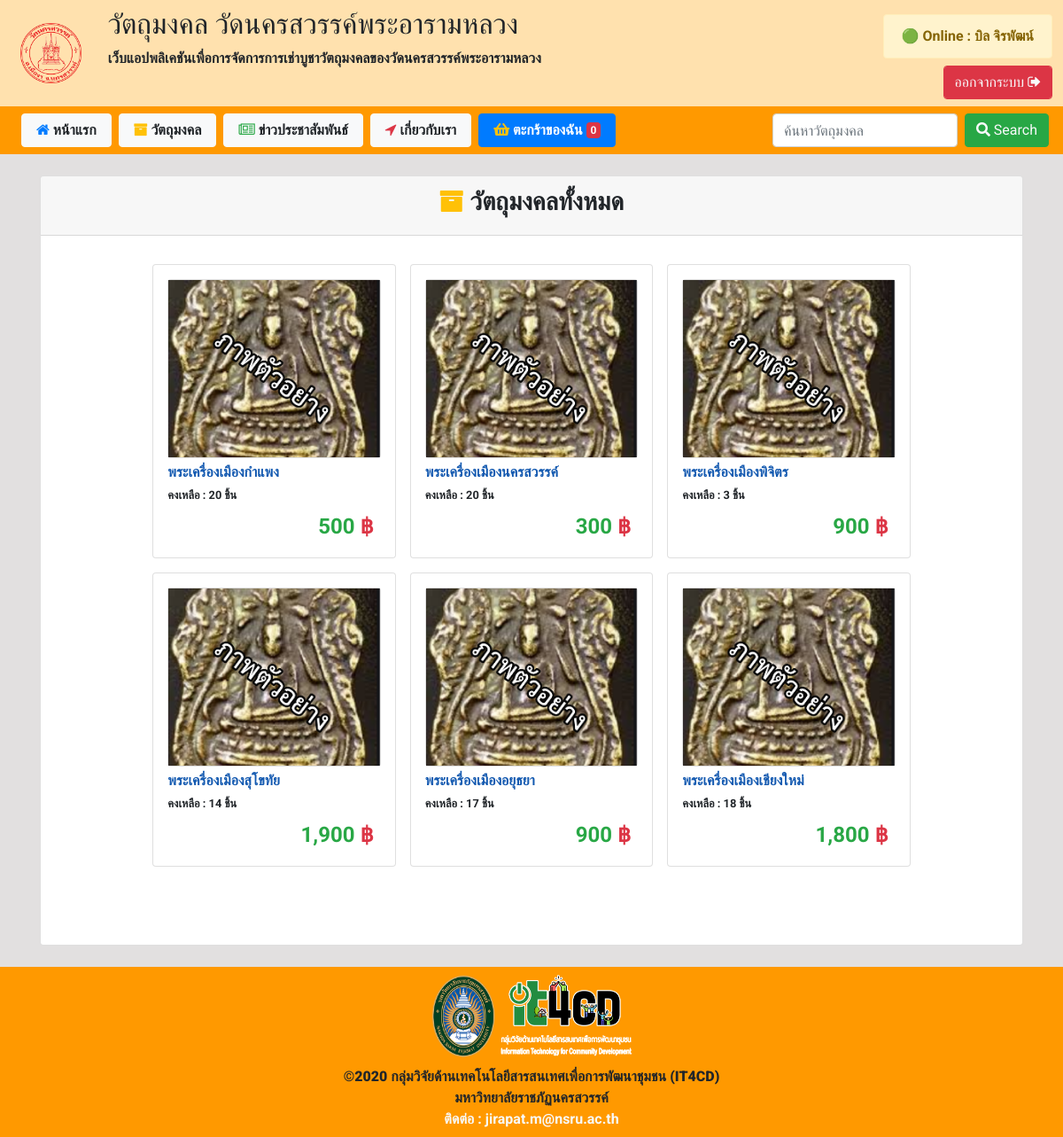
The page /index.php?p=sacredOb (signed in) on the database its author committed.
### tables this page shows
CREATE TABLE `product` (
  `id_product` int(11) NOT NULL,
  `product_name` varchar(50) NOT NULL,
  `product_type` varchar(50) NOT NULL,
  `product_des` varchar(100) NOT NULL,
  `product_price` varchar(6) NOT NULL,
  `product_qty` varchar(5) NOT NULL,
  `product_cover` varchar(50) NOT NULL,
  `date_create` timestamp NOT NULL DEFAULT current_timestamp() ON UPDATE current_timestamp()
);

### function.php (called while the page is built, shortened)
<?php
        class DB_conn{
            function __construct(){
                $conn = mysqli_connect(DB_server, DB_user, DB_password, DB_name);
                $this->dbcon = $conn;
            }
                }
                class shopSacredObj extends DB_conn{
                    public function runQuery($query){
                        $reS = mysqli_query($this->dbcon, $query);
                        return $reS;
                    }
                }
?>

### include_for_p/sacred_object.php (the view, shortened to what this page needs)
<?php
    $sacredSelectAll = new shopSacredObj();
?>
<div class="container mt-4 mb-4">
    <div class="card">
        <div class="card-header ">
            <h3 class="text-center"><b><i class="fa fa-archive text-warning" aria-hidden="true"></i> วัตถุมงคลทั้งหมด
            </h3>
        </div>
        <div class="card-body pt-4 min-vh-100">
            <div class="row d-flex justify-content-center">
                <?php
                if(isset($_POST['search']) && !empty($_POST['search'])){
                        $SearchSObj = $_POST['search'];
                        $sqlSearch = $sacredSelectAll->runQuery("SELECT * FROM product WHERE product_name LIKE '%$SearchSObj%' ");
                        if($sqlSearch){
                            $row = mysqli_num_rows($sqlSearch);
                            if($row < 1){
                                ?>
                <h5 class="textbill-primary font-weight-bold">
                    <?php echo"ไม่พบวัตถุมงคล ' $SearchSObj ' ที่ท่านค้นหา"; ?>
                </h5>
                <?php
                            }else{
                            ?>
                <div class=" pl-5 pr-5 col-md-12 alert alert-primary">
                    <text class="font-weight-bold">ผลการค้นหา : </text><text
                        class="text-secondary"><?php echo $SearchSObj;?></text>
                </div>
                <?php
                                while($fetchSeach = mysqli_fetch_array($sqlSearch)){
                                    ?>
                <div class="card col-md-3 m-2 p-3">
                    <a class="card"
                        href="index.php?p=readSacredObj&id4readSacredObj=<?php echo $fetchSeach['id_product']; ?>">
                        <img id="picSize" src="image/product/<?php echo $fetchSeach['product_cover']; ?>"
                            title="คลิกเพื่อดูรายละเอียดวัตถุมงคล">
                    </a>
                    <div>
                        <p class="mb-1 mt-1" id="name_shop_card"><?php echo $fetchSeach['product_name']; ?></p>
                    </div>
                    <small class="font-weight-bold">คงเหลือ : <?php echo $fetchSeach['product_qty'] ?> ชิ้น</small>
                    <div class=" p-0 pr-2 pl-2 mb-0 mt-2">
                        <strong class="d-flex d-inline">
                            <h4 class="mb-1 mt-1 text-right text-success font-weight-bold" id="name_shop_card">
                                <?php echo number_format($fetchSeach['product_price']); ?>
                                <text class="text-danger">฿</text>
                            </h4>
                        </strong>
                    </div>
                </div>
                <?php
                                }
                            }
                        }else{
                            echo"Can't Search data";
                        }
}else{
                        ?>
                <?php
                    $sql = $sacredSelectAll->runQuery("SELECT * FROM product ORDER BY id_product");
                    if($sql){
                        while( $fetchArray = mysqli_fetch_array($sql)){
                            ?>
                <div class="card col-md-3 m-2 p-3">
                    <a class="card"
                        href="index.php?p=readSacredObj&id4readSacredObj=<?php echo $fetchArray['id_product']; ?>">
                        <img id="picSize" src="image/product/<?php echo $fetchArray['product_cover']; ?>"
                            title="คลิกเพื่อดูรายละเอียดวัตถุมงคล">
                    </a>
                    <div>
                        <p class="mb-1 mt-1" id="name_shop_card"><?php echo $fetchArray['product_name']; ?></p>
                    </div>
                    <small class="font-weight-bold">คงเหลือ : <?php echo $fetchArray['product_qty'] ?> ชิ้น</small>
                    <div class=" p-0 pr-2 pl-2 mb-0 mt-2">
                        <strong class="d-flex d-inline">
                            <h4 class="mb-1 mt-1 text-right text-success font-weight-bold" id="name_shop_card">
                                <?php echo number_format($fetchArray['product_price']); ?>
                                <text class="text-danger">฿</text>
                            </h4>
                        </strong>
                    </div>
                </div>
                <?php
                        }
                    }else{
                        ?>
                <script>
                alert("Can't SQL");
                </script>
                <?php
                    }
                    }
                    ?>
            </div>
        </div>
    </div>
</div>

### css/myself.css (style rules this page uses)
* { margin: 0px; padding: 0px; font-family: 'Roboto', sans-serif; }
#picSize { width: 100%; height: 200px; object-fit: cover; object-position: center; }
#name_shop_card { width: 100%; white-space: nowrap; overflow: hidden; text-overflow: ellipsis; color:#1359b0; }

### rows shown on the page
product: product_cover (picture), product_name "พระเครื่องเมืองกำแพง", product_qty "20", product_price "500"
product: product_cover (picture), product_name "พระเครื่องเมืองนครสวรรค์", product_qty "20", product_price "300"
product: product_cover (picture), product_name "พระเครื่องเมืองพิจิตร", product_qty "3", product_price "900"
product: product_cover (picture), product_name "พระเครื่องเมืองสุโขทัย", product_qty "14", product_price "1,900"
product: product_cover (picture), product_name "พระเครื่องเมืองอยุธยา", product_qty "17", product_price "900"
product: product_cover (picture), product_name "พระเครื่องเมืองเชียงใหม่", product_qty "18", product_price "1,800"

### other values the page prints
$_SESSION['name'] "บิล"
$_SESSION['lname'] "จิรพัฒน์"
$fetch4count['count(status_basket)'] "0"
